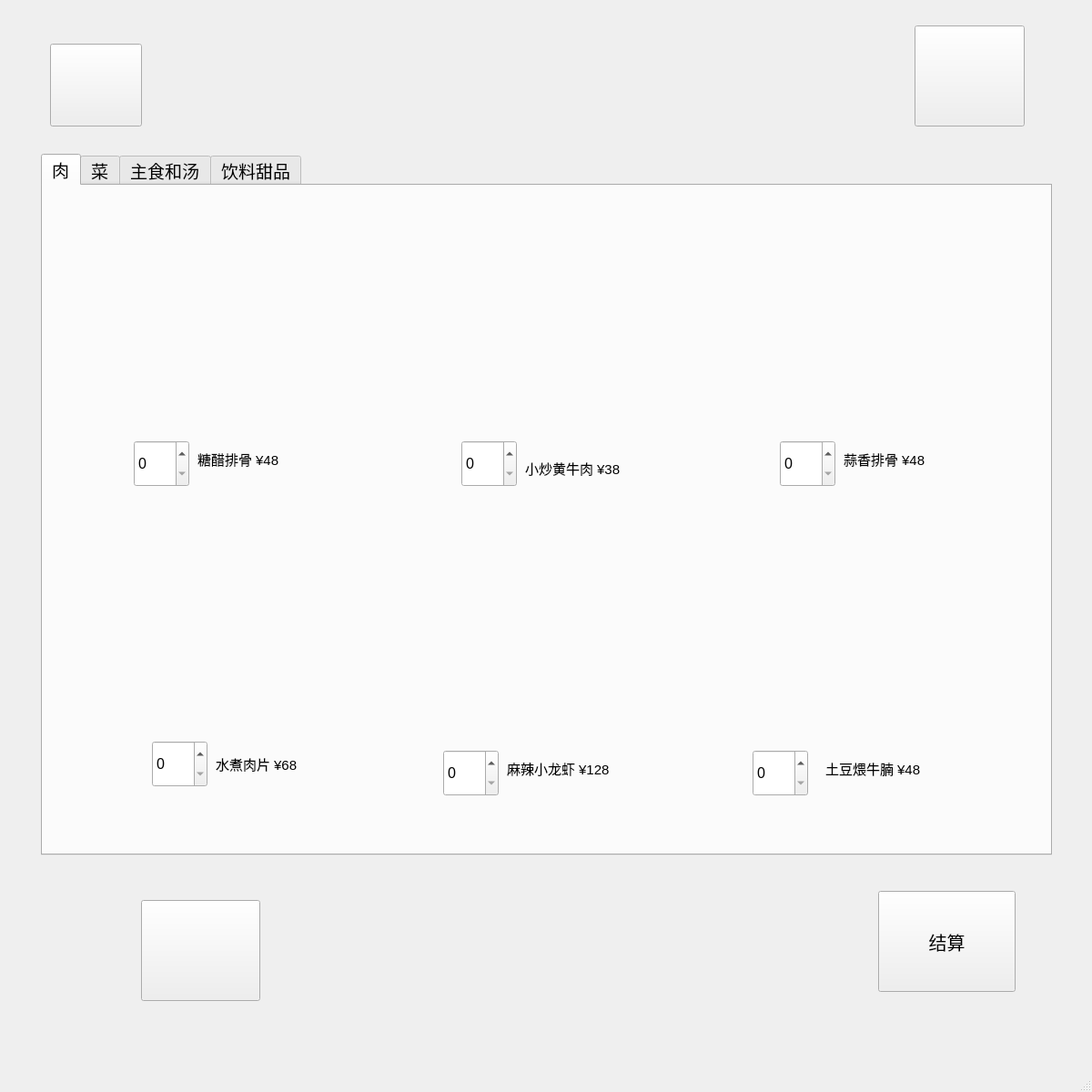
<?xml version="1.0" encoding="UTF-8"?>
<ui version="4.0">
 <class>gukeMainWindow</class>
 <widget class="QMainWindow" name="gukeMainWindow">
  <property name="geometry">
   <rect>
    <x>0</x>
    <y>0</y>
    <width>1200</width>
    <height>1200</height>
   </rect>
  </property>
  <property name="windowTitle">
   <string>MainWindow</string>
  </property>
  <widget class="QWidget" name="centralwidget">
   <layout class="QHBoxLayout" name="horizontalLayout">
    <item>
     <spacer name="horizontalSpacer">
      <property name="orientation">
       <enum>Qt::Horizontal</enum>
      </property>
      <property name="sizeHint" stdset="0">
       <size>
        <width>7</width>
        <height>20</height>
       </size>
      </property>
     </spacer>
    </item>
    <item>
     <widget class="QWidget" name="widget" native="true">
      <property name="minimumSize">
       <size>
        <width>1150</width>
        <height>0</height>
       </size>
      </property>
      <property name="font">
       <font>
        <pointsize>12</pointsize>
       </font>
      </property>
      <property name="styleSheet">
       <string notr="true">background-image: url(:/purewhite.jpeg);
</string>
      </property>
      <widget class="QWidget" name="widget_2" native="true">
       <property name="geometry">
        <rect>
         <x>10</x>
         <y>9</y>
         <width>1131</width>
         <height>131</height>
        </rect>
       </property>
       <widget class="QPushButton" name="pushButton">
        <property name="geometry">
         <rect>
          <x>20</x>
          <y>30</y>
          <width>101</width>
          <height>91</height>
         </rect>
        </property>
        <property name="font">
         <font>
          <pointsize>15</pointsize>
         </font>
        </property>
        <property name="styleSheet">
         <string notr="true">border-image: url(:/return.jpg);</string>
        </property>
        <property name="text">
         <string/>
        </property>
       </widget>
       <widget class="QPushButton" name="pushButton_3">
        <property name="geometry">
         <rect>
          <x>970</x>
          <y>10</y>
          <width>121</width>
          <height>111</height>
         </rect>
        </property>
        <property name="text">
         <string/>
        </property>
       </widget>
      </widget>
      <widget class="QWidget" name="widget_3" native="true">
       <property name="geometry">
        <rect>
         <x>10</x>
         <y>150</y>
         <width>1131</width>
         <height>791</height>
        </rect>
       </property>
       <widget class="QTabWidget" name="tabWidget">
        <property name="geometry">
         <rect>
          <x>10</x>
          <y>10</y>
          <width>1111</width>
          <height>771</height>
         </rect>
        </property>
        <property name="font">
         <font>
          <pointsize>14</pointsize>
         </font>
        </property>
        <property name="styleSheet">
         <string notr="true">background-image: url(:/back_g.png);</string>
        </property>
        <property name="currentIndex">
         <number>0</number>
        </property>
        <widget class="QWidget" name="tab">
         <attribute name="title">
          <string>肉</string>
         </attribute>
         <widget class="QWidget" name="widget_5" native="true">
          <property name="geometry">
           <rect>
            <x>110</x>
            <y>80</y>
            <width>211</width>
            <height>161</height>
           </rect>
          </property>
          <property name="styleSheet">
           <string notr="true">border-image: url(:/0c9e8b50da188bbc1b1944debcc4262.jpg);</string>
          </property>
         </widget>
         <widget class="QWidget" name="widget_6" native="true">
          <property name="geometry">
           <rect>
            <x>460</x>
            <y>80</y>
            <width>241</width>
            <height>161</height>
           </rect>
          </property>
          <property name="styleSheet">
           <string notr="true">border-image: url(:/1fad4ffcf45a34131780cb353d0ff62.jpg);</string>
          </property>
         </widget>
         <widget class="QWidget" name="widget_7" native="true">
          <property name="geometry">
           <rect>
            <x>800</x>
            <y>90</y>
            <width>221</width>
            <height>161</height>
           </rect>
          </property>
          <property name="styleSheet">
           <string notr="true">border-image: url(:/34a53a1013c11343eea6cd5b1d9f31e.jpg);</string>
          </property>
         </widget>
         <widget class="QWidget" name="widget_8" native="true">
          <property name="geometry">
           <rect>
            <x>110</x>
            <y>420</y>
            <width>231</width>
            <height>161</height>
           </rect>
          </property>
          <property name="styleSheet">
           <string notr="true">border-image: url(:/522c68c0c1f3713602784c7be53b419.jpg);</string>
          </property>
         </widget>
         <widget class="QWidget" name="widget_9" native="true">
          <property name="geometry">
           <rect>
            <x>450</x>
            <y>410</y>
            <width>231</width>
            <height>171</height>
           </rect>
          </property>
          <property name="styleSheet">
           <string notr="true">border-image: url(:/b23964b6f961471e3e84a45ea204f38.jpg);</string>
          </property>
         </widget>
         <widget class="QWidget" name="widget_10" native="true">
          <property name="geometry">
           <rect>
            <x>790</x>
            <y>400</y>
            <width>241</width>
            <height>181</height>
           </rect>
          </property>
          <property name="styleSheet">
           <string notr="true">border-image: url(:/90b6ab52a763786ca62b129454902b8.jpg);</string>
          </property>
         </widget>
         <widget class="QLabel" name="label_2">
          <property name="geometry">
           <rect>
            <x>530</x>
            <y>280</y>
            <width>211</width>
            <height>61</height>
           </rect>
          </property>
          <property name="font">
           <font>
            <pointsize>11</pointsize>
           </font>
          </property>
          <property name="text">
           <string>小炒黄牛肉 ¥38</string>
          </property>
         </widget>
         <widget class="QLabel" name="label_3">
          <property name="geometry">
           <rect>
            <x>190</x>
            <y>610</y>
            <width>181</width>
            <height>51</height>
           </rect>
          </property>
          <property name="font">
           <font>
            <pointsize>11</pointsize>
           </font>
          </property>
          <property name="text">
           <string>水煮肉片 ¥68</string>
          </property>
         </widget>
         <widget class="QLabel" name="label_4">
          <property name="geometry">
           <rect>
            <x>510</x>
            <y>610</y>
            <width>221</width>
            <height>61</height>
           </rect>
          </property>
          <property name="font">
           <font>
            <pointsize>11</pointsize>
           </font>
          </property>
          <property name="text">
           <string>麻辣小龙虾 ¥128</string>
          </property>
         </widget>
         <widget class="QLabel" name="label_5">
          <property name="geometry">
           <rect>
            <x>860</x>
            <y>610</y>
            <width>211</width>
            <height>61</height>
           </rect>
          </property>
          <property name="font">
           <font>
            <pointsize>11</pointsize>
           </font>
          </property>
          <property name="text">
           <string>土豆煨牛腩 ¥48</string>
          </property>
         </widget>
         <widget class="QLabel" name="label_6">
          <property name="geometry">
           <rect>
            <x>880</x>
            <y>270</y>
            <width>211</width>
            <height>61</height>
           </rect>
          </property>
          <property name="font">
           <font>
            <pointsize>11</pointsize>
           </font>
          </property>
          <property name="text">
           <string>蒜香排骨 ¥48</string>
          </property>
         </widget>
         <widget class="QSpinBox" name="spinBox_5">
          <property name="geometry">
           <rect>
            <x>120</x>
            <y>610</y>
            <width>61</width>
            <height>51</height>
           </rect>
          </property>
          <property name="font">
           <font>
            <pointsize>12</pointsize>
           </font>
          </property>
          <property name="minimum">
           <number>0</number>
          </property>
          <property name="maximum">
           <number>9</number>
          </property>
         </widget>
         <widget class="QSpinBox" name="spinBox_6">
          <property name="geometry">
           <rect>
            <x>100</x>
            <y>280</y>
            <width>61</width>
            <height>51</height>
           </rect>
          </property>
          <property name="font">
           <font>
            <pointsize>12</pointsize>
           </font>
          </property>
          <property name="minimum">
           <number>0</number>
          </property>
          <property name="maximum">
           <number>9</number>
          </property>
         </widget>
         <widget class="QSpinBox" name="spinBox_7">
          <property name="geometry">
           <rect>
            <x>460</x>
            <y>280</y>
            <width>61</width>
            <height>51</height>
           </rect>
          </property>
          <property name="font">
           <font>
            <pointsize>12</pointsize>
           </font>
          </property>
          <property name="minimum">
           <number>0</number>
          </property>
          <property name="maximum">
           <number>9</number>
          </property>
         </widget>
         <widget class="QSpinBox" name="spinBox_8">
          <property name="geometry">
           <rect>
            <x>810</x>
            <y>280</y>
            <width>61</width>
            <height>51</height>
           </rect>
          </property>
          <property name="font">
           <font>
            <pointsize>12</pointsize>
           </font>
          </property>
          <property name="minimum">
           <number>0</number>
          </property>
          <property name="maximum">
           <number>9</number>
          </property>
         </widget>
         <widget class="QSpinBox" name="spinBox_9">
          <property name="geometry">
           <rect>
            <x>780</x>
            <y>620</y>
            <width>61</width>
            <height>51</height>
           </rect>
          </property>
          <property name="font">
           <font>
            <pointsize>12</pointsize>
           </font>
          </property>
          <property name="minimum">
           <number>0</number>
          </property>
          <property name="maximum">
           <number>9</number>
          </property>
         </widget>
         <widget class="QSpinBox" name="spinBox_10">
          <property name="geometry">
           <rect>
            <x>440</x>
            <y>620</y>
            <width>61</width>
            <height>51</height>
           </rect>
          </property>
          <property name="font">
           <font>
            <pointsize>12</pointsize>
           </font>
          </property>
          <property name="minimum">
           <number>0</number>
          </property>
          <property name="maximum">
           <number>9</number>
          </property>
         </widget>
         <widget class="QLabel" name="label">
          <property name="geometry">
           <rect>
            <x>170</x>
            <y>270</y>
            <width>191</width>
            <height>61</height>
           </rect>
          </property>
          <property name="font">
           <font>
            <pointsize>11</pointsize>
           </font>
          </property>
          <property name="text">
           <string>糖醋排骨 ¥48</string>
          </property>
         </widget>
        </widget>
        <widget class="QWidget" name="tab_2">
         <attribute name="title">
          <string>菜</string>
         </attribute>
         <widget class="QWidget" name="widget_11" native="true">
          <property name="geometry">
           <rect>
            <x>100</x>
            <y>70</y>
            <width>231</width>
            <height>161</height>
           </rect>
          </property>
          <property name="styleSheet">
           <string notr="true">border-image: url(:/19d702b8207fb5e1a4455fc927874f0.jpg);</string>
          </property>
         </widget>
         <widget class="QWidget" name="widget_12" native="true">
          <property name="geometry">
           <rect>
            <x>490</x>
            <y>60</y>
            <width>241</width>
            <height>161</height>
           </rect>
          </property>
          <property name="styleSheet">
           <string notr="true">border-image: url(:/135b16669e79d111b265a9f366f6cab.jpg);</string>
          </property>
         </widget>
         <widget class="QWidget" name="widget_13" native="true">
          <property name="geometry">
           <rect>
            <x>830</x>
            <y>40</y>
            <width>141</width>
            <height>191</height>
           </rect>
          </property>
          <property name="styleSheet">
           <string notr="true">border-image: url(:/2f325f0fe59db3ea1f96e4a4c579c21.jpg);</string>
          </property>
         </widget>
         <widget class="QWidget" name="widget_14" native="true">
          <property name="geometry">
           <rect>
            <x>610</x>
            <y>380</y>
            <width>241</width>
            <height>211</height>
           </rect>
          </property>
          <property name="styleSheet">
           <string notr="true">border-image: url(:/9b3e6da514befc64a32d52fdb180533.jpg);</string>
          </property>
         </widget>
         <widget class="QWidget" name="widget_15" native="true">
          <property name="geometry">
           <rect>
            <x>180</x>
            <y>400</y>
            <width>241</width>
            <height>181</height>
           </rect>
          </property>
          <property name="styleSheet">
           <string notr="true">border-image: url(:/8539380dfbefc486390c0bc827d2289.jpg);</string>
          </property>
         </widget>
         <widget class="QLabel" name="label_7">
          <property name="geometry">
           <rect>
            <x>140</x>
            <y>260</y>
            <width>261</width>
            <height>71</height>
           </rect>
          </property>
          <property name="font">
           <font>
            <pointsize>11</pointsize>
           </font>
          </property>
          <property name="text">
           <string>西红柿炒鸡蛋 ¥25</string>
          </property>
         </widget>
         <widget class="QLabel" name="label_8">
          <property name="geometry">
           <rect>
            <x>550</x>
            <y>250</y>
            <width>181</width>
            <height>71</height>
           </rect>
          </property>
          <property name="font">
           <font>
            <pointsize>11</pointsize>
           </font>
          </property>
          <property name="text">
           <string>丝瓜炒蛋 ¥24</string>
          </property>
         </widget>
         <widget class="QLabel" name="label_9">
          <property name="geometry">
           <rect>
            <x>250</x>
            <y>600</y>
            <width>221</width>
            <height>61</height>
           </rect>
          </property>
          <property name="font">
           <font>
            <pointsize>11</pointsize>
           </font>
          </property>
          <property name="text">
           <string>清炒小青菜 ¥18</string>
          </property>
         </widget>
         <widget class="QLabel" name="label_10">
          <property name="geometry">
           <rect>
            <x>880</x>
            <y>250</y>
            <width>201</width>
            <height>91</height>
           </rect>
          </property>
          <property name="font">
           <font>
            <pointsize>11</pointsize>
           </font>
          </property>
          <property name="text">
           <string>地三鲜 ¥25</string>
          </property>
         </widget>
         <widget class="QLabel" name="label_11">
          <property name="geometry">
           <rect>
            <x>690</x>
            <y>600</y>
            <width>221</width>
            <height>81</height>
           </rect>
          </property>
          <property name="font">
           <font>
            <pointsize>11</pointsize>
           </font>
          </property>
          <property name="text">
           <string>凉拌拍黄瓜 ¥10</string>
          </property>
         </widget>
         <widget class="QSpinBox" name="spinBox_11">
          <property name="geometry">
           <rect>
            <x>70</x>
            <y>270</y>
            <width>61</width>
            <height>51</height>
           </rect>
          </property>
          <property name="font">
           <font>
            <pointsize>12</pointsize>
           </font>
          </property>
          <property name="minimum">
           <number>0</number>
          </property>
          <property name="maximum">
           <number>9</number>
          </property>
         </widget>
         <widget class="QSpinBox" name="spinBox_12">
          <property name="geometry">
           <rect>
            <x>180</x>
            <y>610</y>
            <width>61</width>
            <height>51</height>
           </rect>
          </property>
          <property name="font">
           <font>
            <pointsize>12</pointsize>
           </font>
          </property>
          <property name="minimum">
           <number>0</number>
          </property>
          <property name="maximum">
           <number>9</number>
          </property>
         </widget>
         <widget class="QSpinBox" name="spinBox_13">
          <property name="geometry">
           <rect>
            <x>480</x>
            <y>260</y>
            <width>61</width>
            <height>51</height>
           </rect>
          </property>
          <property name="font">
           <font>
            <pointsize>12</pointsize>
           </font>
          </property>
          <property name="minimum">
           <number>0</number>
          </property>
          <property name="maximum">
           <number>9</number>
          </property>
         </widget>
         <widget class="QSpinBox" name="spinBox_14">
          <property name="geometry">
           <rect>
            <x>800</x>
            <y>270</y>
            <width>61</width>
            <height>51</height>
           </rect>
          </property>
          <property name="font">
           <font>
            <pointsize>12</pointsize>
           </font>
          </property>
          <property name="minimum">
           <number>0</number>
          </property>
          <property name="maximum">
           <number>9</number>
          </property>
         </widget>
         <widget class="QSpinBox" name="spinBox_15">
          <property name="geometry">
           <rect>
            <x>620</x>
            <y>620</y>
            <width>61</width>
            <height>51</height>
           </rect>
          </property>
          <property name="font">
           <font>
            <pointsize>12</pointsize>
           </font>
          </property>
          <property name="minimum">
           <number>0</number>
          </property>
          <property name="maximum">
           <number>9</number>
          </property>
         </widget>
        </widget>
        <widget class="QWidget" name="tab_3">
         <attribute name="title">
          <string>主食和汤</string>
         </attribute>
         <widget class="QWidget" name="widget_16" native="true">
          <property name="geometry">
           <rect>
            <x>50</x>
            <y>130</y>
            <width>251</width>
            <height>161</height>
           </rect>
          </property>
          <property name="styleSheet">
           <string notr="true">border-image: url(:/0cee67b6003bfe0b1cd74bf6c6142c9.jpg);</string>
          </property>
         </widget>
         <widget class="QWidget" name="widget_17" native="true">
          <property name="geometry">
           <rect>
            <x>440</x>
            <y>140</y>
            <width>251</width>
            <height>161</height>
           </rect>
          </property>
          <property name="styleSheet">
           <string notr="true">border-image: url(:/9a2232d65c51d0f90a52080c48f875c.jpg);</string>
          </property>
         </widget>
         <widget class="QWidget" name="widget_18" native="true">
          <property name="geometry">
           <rect>
            <x>790</x>
            <y>140</y>
            <width>221</width>
            <height>171</height>
           </rect>
          </property>
          <property name="styleSheet">
           <string notr="true">border-image: url(:/5bc5d6b9a9fcd52f8c7dae7c0c932dd.jpg);</string>
          </property>
         </widget>
         <widget class="QWidget" name="widget_19" native="true">
          <property name="geometry">
           <rect>
            <x>200</x>
            <y>430</y>
            <width>231</width>
            <height>181</height>
           </rect>
          </property>
          <property name="styleSheet">
           <string notr="true">border-image: url(:/1d4103954f0af7b2c62b65c9eccb932.jpg);</string>
          </property>
         </widget>
         <widget class="QWidget" name="widget_20" native="true">
          <property name="geometry">
           <rect>
            <x>670</x>
            <y>440</y>
            <width>311</width>
            <height>171</height>
           </rect>
          </property>
          <property name="styleSheet">
           <string notr="true">border-image: url(:/739d274f04e70a97feb7dbdd7103a69.jpg);</string>
          </property>
         </widget>
         <widget class="QLabel" name="label_12">
          <property name="geometry">
           <rect>
            <x>130</x>
            <y>310</y>
            <width>251</width>
            <height>71</height>
           </rect>
          </property>
          <property name="font">
           <font>
            <pointsize>11</pointsize>
           </font>
          </property>
          <property name="text">
           <string>五常大米饭 ¥5</string>
          </property>
         </widget>
         <widget class="QLabel" name="label_13">
          <property name="geometry">
           <rect>
            <x>490</x>
            <y>320</y>
            <width>261</width>
            <height>71</height>
           </rect>
          </property>
          <property name="font">
           <font>
            <pointsize>11</pointsize>
           </font>
          </property>
          <property name="text">
           <string>玉米窝窝头 ¥20</string>
          </property>
         </widget>
         <widget class="QLabel" name="label_15">
          <property name="geometry">
           <rect>
            <x>280</x>
            <y>630</y>
            <width>221</width>
            <height>61</height>
           </rect>
          </property>
          <property name="font">
           <font>
            <pointsize>11</pointsize>
           </font>
          </property>
          <property name="text">
           <string>玉米排骨汤 ¥8</string>
          </property>
         </widget>
         <widget class="QLabel" name="label_16">
          <property name="geometry">
           <rect>
            <x>760</x>
            <y>630</y>
            <width>251</width>
            <height>61</height>
           </rect>
          </property>
          <property name="font">
           <font>
            <pointsize>11</pointsize>
           </font>
          </property>
          <property name="text">
           <string>虫草炖鸡汤 ¥15</string>
          </property>
         </widget>
         <widget class="QLabel" name="label_23">
          <property name="geometry">
           <rect>
            <x>880</x>
            <y>340</y>
            <width>201</width>
            <height>61</height>
           </rect>
          </property>
          <property name="font">
           <font>
            <pointsize>11</pointsize>
           </font>
          </property>
          <property name="text">
           <string>鸡丝凉面 ¥38</string>
          </property>
         </widget>
         <widget class="QSpinBox" name="spinBox_16">
          <property name="geometry">
           <rect>
            <x>50</x>
            <y>320</y>
            <width>61</width>
            <height>51</height>
           </rect>
          </property>
          <property name="font">
           <font>
            <pointsize>12</pointsize>
           </font>
          </property>
          <property name="minimum">
           <number>0</number>
          </property>
          <property name="maximum">
           <number>9</number>
          </property>
         </widget>
         <widget class="QSpinBox" name="spinBox_17">
          <property name="geometry">
           <rect>
            <x>410</x>
            <y>330</y>
            <width>61</width>
            <height>51</height>
           </rect>
          </property>
          <property name="font">
           <font>
            <pointsize>12</pointsize>
           </font>
          </property>
          <property name="minimum">
           <number>0</number>
          </property>
          <property name="maximum">
           <number>9</number>
          </property>
         </widget>
         <widget class="QSpinBox" name="spinBox_18">
          <property name="geometry">
           <rect>
            <x>810</x>
            <y>340</y>
            <width>61</width>
            <height>51</height>
           </rect>
          </property>
          <property name="font">
           <font>
            <pointsize>12</pointsize>
           </font>
          </property>
          <property name="minimum">
           <number>0</number>
          </property>
          <property name="maximum">
           <number>9</number>
          </property>
         </widget>
         <widget class="QSpinBox" name="spinBox_19">
          <property name="geometry">
           <rect>
            <x>690</x>
            <y>640</y>
            <width>61</width>
            <height>51</height>
           </rect>
          </property>
          <property name="font">
           <font>
            <pointsize>12</pointsize>
           </font>
          </property>
          <property name="minimum">
           <number>0</number>
          </property>
          <property name="maximum">
           <number>9</number>
          </property>
         </widget>
         <widget class="QSpinBox" name="spinBox_20">
          <property name="geometry">
           <rect>
            <x>210</x>
            <y>630</y>
            <width>61</width>
            <height>51</height>
           </rect>
          </property>
          <property name="font">
           <font>
            <pointsize>12</pointsize>
           </font>
          </property>
          <property name="minimum">
           <number>0</number>
          </property>
          <property name="maximum">
           <number>9</number>
          </property>
         </widget>
        </widget>
        <widget class="QWidget" name="tab_4">
         <attribute name="title">
          <string>饮料甜品</string>
         </attribute>
         <widget class="QWidget" name="widget_22" native="true">
          <property name="geometry">
           <rect>
            <x>160</x>
            <y>30</y>
            <width>141</width>
            <height>221</height>
           </rect>
          </property>
          <property name="styleSheet">
           <string notr="true">border-image: url(:/61c6bb6baaa4561ae4bb478885995bd.jpg);</string>
          </property>
         </widget>
         <widget class="QWidget" name="widget_23" native="true">
          <property name="geometry">
           <rect>
            <x>470</x>
            <y>50</y>
            <width>131</width>
            <height>201</height>
           </rect>
          </property>
          <property name="styleSheet">
           <string notr="true">border-image: url(:/04466b8cbbe4854786f4fedfd98a622.jpg);</string>
          </property>
         </widget>
         <widget class="QWidget" name="widget_24" native="true">
          <property name="geometry">
           <rect>
            <x>790</x>
            <y>390</y>
            <width>211</width>
            <height>181</height>
           </rect>
          </property>
          <property name="styleSheet">
           <string notr="true">border-image: url(:/86129b05092c8ffc4608a022794f6eb.jpg);</string>
          </property>
         </widget>
         <widget class="QWidget" name="widget_25" native="true">
          <property name="geometry">
           <rect>
            <x>100</x>
            <y>370</y>
            <width>231</width>
            <height>201</height>
           </rect>
          </property>
          <property name="styleSheet">
           <string notr="true">border-image: url(:/c31d706702c6862f658c253667fc6c2.jpg);</string>
          </property>
         </widget>
         <widget class="QWidget" name="widget_26" native="true">
          <property name="geometry">
           <rect>
            <x>470</x>
            <y>380</y>
            <width>211</width>
            <height>191</height>
           </rect>
          </property>
          <property name="styleSheet">
           <string notr="true">border-image: url(:/ab2eff0398549d21ab646e75ffb66ac.jpg);</string>
          </property>
         </widget>
         <widget class="QWidget" name="widget_27" native="true">
          <property name="geometry">
           <rect>
            <x>760</x>
            <y>50</y>
            <width>191</width>
            <height>191</height>
           </rect>
          </property>
          <property name="styleSheet">
           <string notr="true">border-image: url(:/c89b094a3aa34d6c11d92bc37736685.jpg);</string>
          </property>
         </widget>
         <widget class="QLabel" name="label_17">
          <property name="geometry">
           <rect>
            <x>230</x>
            <y>270</y>
            <width>191</width>
            <height>71</height>
           </rect>
          </property>
          <property name="font">
           <font>
            <pointsize>11</pointsize>
           </font>
          </property>
          <property name="text">
           <string>芝芝葡萄 ¥20</string>
          </property>
         </widget>
         <widget class="QLabel" name="label_18">
          <property name="geometry">
           <rect>
            <x>540</x>
            <y>270</y>
            <width>181</width>
            <height>71</height>
           </rect>
          </property>
          <property name="font">
           <font>
            <pointsize>11</pointsize>
           </font>
          </property>
          <property name="text">
           <string>珍珠奶茶 ¥18</string>
          </property>
         </widget>
         <widget class="QLabel" name="label_19">
          <property name="geometry">
           <rect>
            <x>860</x>
            <y>270</y>
            <width>211</width>
            <height>61</height>
           </rect>
          </property>
          <property name="font">
           <font>
            <pointsize>11</pointsize>
           </font>
          </property>
          <property name="text">
           <string>港式柠檬茶 ¥18</string>
          </property>
         </widget>
         <widget class="QLabel" name="label_20">
          <property name="geometry">
           <rect>
            <x>200</x>
            <y>600</y>
            <width>191</width>
            <height>71</height>
           </rect>
          </property>
          <property name="font">
           <font>
            <pointsize>11</pointsize>
           </font>
          </property>
          <property name="text">
           <string>提拉米苏 ¥20</string>
          </property>
         </widget>
         <widget class="QLabel" name="label_21">
          <property name="geometry">
           <rect>
            <x>530</x>
            <y>590</y>
            <width>221</width>
            <height>71</height>
           </rect>
          </property>
          <property name="font">
           <font>
            <pointsize>11</pointsize>
           </font>
          </property>
          <property name="text">
           <string>芒果小丸子 ¥25</string>
          </property>
         </widget>
         <widget class="QLabel" name="label_22">
          <property name="geometry">
           <rect>
            <x>870</x>
            <y>600</y>
            <width>191</width>
            <height>61</height>
           </rect>
          </property>
          <property name="font">
           <font>
            <pointsize>11</pointsize>
           </font>
          </property>
          <property name="text">
           <string>草莓蛋糕 ¥20</string>
          </property>
         </widget>
         <widget class="QSpinBox" name="spinBox_21">
          <property name="geometry">
           <rect>
            <x>150</x>
            <y>280</y>
            <width>61</width>
            <height>51</height>
           </rect>
          </property>
          <property name="font">
           <font>
            <pointsize>12</pointsize>
           </font>
          </property>
          <property name="minimum">
           <number>0</number>
          </property>
          <property name="maximum">
           <number>9</number>
          </property>
         </widget>
         <widget class="QSpinBox" name="spinBox_22">
          <property name="geometry">
           <rect>
            <x>110</x>
            <y>610</y>
            <width>61</width>
            <height>51</height>
           </rect>
          </property>
          <property name="font">
           <font>
            <pointsize>12</pointsize>
           </font>
          </property>
          <property name="minimum">
           <number>0</number>
          </property>
          <property name="maximum">
           <number>9</number>
          </property>
         </widget>
         <widget class="QSpinBox" name="spinBox_23">
          <property name="geometry">
           <rect>
            <x>460</x>
            <y>600</y>
            <width>61</width>
            <height>51</height>
           </rect>
          </property>
          <property name="font">
           <font>
            <pointsize>12</pointsize>
           </font>
          </property>
          <property name="minimum">
           <number>0</number>
          </property>
          <property name="maximum">
           <number>9</number>
          </property>
         </widget>
         <widget class="QSpinBox" name="spinBox_24">
          <property name="geometry">
           <rect>
            <x>780</x>
            <y>600</y>
            <width>61</width>
            <height>51</height>
           </rect>
          </property>
          <property name="font">
           <font>
            <pointsize>12</pointsize>
           </font>
          </property>
          <property name="minimum">
           <number>0</number>
          </property>
          <property name="maximum">
           <number>9</number>
          </property>
         </widget>
         <widget class="QSpinBox" name="spinBox_25">
          <property name="geometry">
           <rect>
            <x>770</x>
            <y>270</y>
            <width>61</width>
            <height>51</height>
           </rect>
          </property>
          <property name="font">
           <font>
            <pointsize>12</pointsize>
           </font>
          </property>
          <property name="minimum">
           <number>0</number>
          </property>
          <property name="maximum">
           <number>9</number>
          </property>
         </widget>
         <widget class="QSpinBox" name="spinBox_26">
          <property name="geometry">
           <rect>
            <x>460</x>
            <y>280</y>
            <width>61</width>
            <height>51</height>
           </rect>
          </property>
          <property name="font">
           <font>
            <pointsize>12</pointsize>
           </font>
          </property>
          <property name="minimum">
           <number>0</number>
          </property>
          <property name="maximum">
           <number>9</number>
          </property>
         </widget>
        </widget>
       </widget>
      </widget>
      <widget class="QWidget" name="widget_4" native="true">
       <property name="geometry">
        <rect>
         <x>10</x>
         <y>960</y>
         <width>1121</width>
         <height>171</height>
        </rect>
       </property>
       <widget class="QPushButton" name="pushButton_2">
        <property name="geometry">
         <rect>
          <x>930</x>
          <y>10</y>
          <width>151</width>
          <height>111</height>
         </rect>
        </property>
        <property name="font">
         <font>
          <pointsize>15</pointsize>
         </font>
        </property>
        <property name="styleSheet">
         <string notr="true">background-image: url(:/back_a.png);</string>
        </property>
        <property name="text">
         <string>结算</string>
        </property>
       </widget>
       <widget class="QPushButton" name="pushButton_4">
        <property name="geometry">
         <rect>
          <x>120</x>
          <y>20</y>
          <width>131</width>
          <height>111</height>
         </rect>
        </property>
        <property name="font">
         <font>
          <pointsize>14</pointsize>
         </font>
        </property>
        <property name="styleSheet">
         <string notr="true">border-image: url(:/c42b72dd67c4baf233a04ee597e9b50.jpg);</string>
        </property>
        <property name="text">
         <string/>
        </property>
       </widget>
      </widget>
     </widget>
    </item>
    <item>
     <spacer name="horizontalSpacer_2">
      <property name="orientation">
       <enum>Qt::Horizontal</enum>
      </property>
      <property name="sizeHint" stdset="0">
       <size>
        <width>7</width>
        <height>20</height>
       </size>
      </property>
     </spacer>
    </item>
   </layout>
  </widget>
  <widget class="QMenuBar" name="menubar">
   <property name="geometry">
    <rect>
     <x>0</x>
     <y>0</y>
     <width>1200</width>
     <height>21</height>
    </rect>
   </property>
  </widget>
  <widget class="QStatusBar" name="statusbar"/>
 </widget>
 <resources/>
 <connections/>
</ui>
